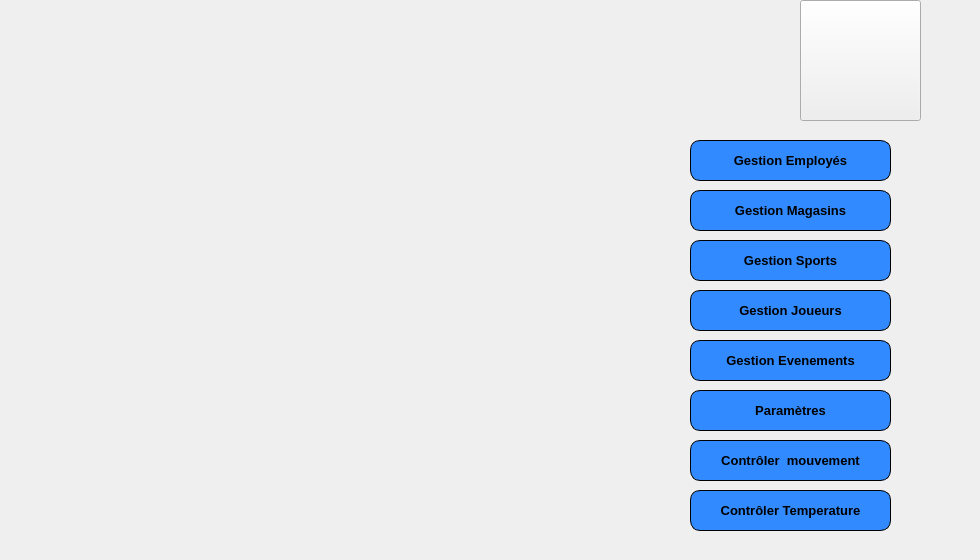
   <widget class="QWidget" name="page">
    <widget class="QLabel" name="label_66">
     <property name="geometry">
      <rect>
       <x>0</x>
       <y>0</y>
       <width>971</width>
       <height>121</height>
      </rect>
     </property>
     <property name="text">
      <string/>
     </property>
     <property name="pixmap">
      <pixmap resource="qt.qrc">:/new/prefix1/icons/titre.png</pixmap>
     </property>
    </widget>
    <widget class="QLabel" name="label_67">
     <property name="geometry">
      <rect>
       <x>0</x>
       <y>120</y>
       <width>961</width>
       <height>431</height>
      </rect>
     </property>
     <property name="text">
      <string/>
     </property>
     <property name="pixmap">
      <pixmap resource="qt.qrc">:/new/prefix1/icons/21200220.png</pixmap>
     </property>
    </widget>
    <widget class="QPushButton" name="gestion_employe">
     <property name="geometry">
      <rect>
       <x>690</x>
       <y>140</y>
       <width>201</width>
       <height>41</height>
      </rect>
     </property>
     <property name="font">
      <font>
       <family>Arial</family>
       <pointsize>10</pointsize>
       <weight>75</weight>
       <italic>false</italic>
       <bold>true</bold>
      </font>
     </property>
     <property name="styleSheet">
      <string notr="true">border: 1px solid black;
border-radius: 10px;
padding: 0 8px;
background: #318aff;
font: bold, &quot;Arial&quot;;;
text-align:center;</string>
     </property>
     <property name="text">
      <string>Gestion Employés</string>
     </property>
    </widget>
    <widget class="QPushButton" name="gestion_event">
     <property name="geometry">
      <rect>
       <x>690</x>
       <y>340</y>
       <width>201</width>
       <height>41</height>
      </rect>
     </property>
     <property name="font">
      <font>
       <family>Arial</family>
       <pointsize>10</pointsize>
       <weight>75</weight>
       <italic>false</italic>
       <bold>true</bold>
      </font>
     </property>
     <property name="styleSheet">
      <string notr="true">border: 1px solid black;
border-radius: 10px;
padding: 0 8px;
background: #318aff;
font: bold, &quot;Arial&quot;;;
text-align:center;</string>
     </property>
     <property name="text">
      <string>Gestion Evenements</string>
     </property>
    </widget>
    <widget class="QPushButton" name="gestion_joueur">
     <property name="geometry">
      <rect>
       <x>690</x>
       <y>290</y>
       <width>201</width>
       <height>41</height>
      </rect>
     </property>
     <property name="font">
      <font>
       <family>Arial</family>
       <pointsize>10</pointsize>
       <weight>75</weight>
       <italic>false</italic>
       <bold>true</bold>
      </font>
     </property>
     <property name="styleSheet">
      <string notr="true">border: 1px solid black;
border-radius: 10px;
padding: 0 8px;
background: #318aff;
font: bold, &quot;Arial&quot;;;
text-align:center;</string>
     </property>
     <property name="text">
      <string>Gestion Joueurs</string>
     </property>
    </widget>
    <widget class="QPushButton" name="gestion_sport">
     <property name="geometry">
      <rect>
       <x>690</x>
       <y>240</y>
       <width>201</width>
       <height>41</height>
      </rect>
     </property>
     <property name="font">
      <font>
       <family>Arial</family>
       <pointsize>10</pointsize>
       <weight>75</weight>
       <italic>false</italic>
       <bold>true</bold>
      </font>
     </property>
     <property name="styleSheet">
      <string notr="true">border: 1px solid black;
border-radius: 10px;
padding: 0 8px;
background: #318aff;
font: bold, &quot;Arial&quot;;;
text-align:center;</string>
     </property>
     <property name="text">
      <string>Gestion Sports</string>
     </property>
    </widget>
    <widget class="QPushButton" name="gestion_mag">
     <property name="geometry">
      <rect>
       <x>690</x>
       <y>190</y>
       <width>201</width>
       <height>41</height>
      </rect>
     </property>
     <property name="font">
      <font>
       <family>Arial</family>
       <pointsize>10</pointsize>
       <weight>75</weight>
       <italic>false</italic>
       <bold>true</bold>
      </font>
     </property>
     <property name="styleSheet">
      <string notr="true">border: 1px solid black;
border-radius: 10px;
padding: 0 8px;
background: #318aff;
font: bold, &quot;Arial&quot;;;
text-align:center;</string>
     </property>
     <property name="text">
      <string>Gestion Magasins</string>
     </property>
    </widget>
    <widget class="QPushButton" name="pushButton_3">
     <property name="geometry">
      <rect>
       <x>800</x>
       <y>0</y>
       <width>121</width>
       <height>121</height>
      </rect>
     </property>
     <property name="text">
      <string/>
     </property>
     <property name="icon">
      <iconset resource="projet.qrc">
       <normaloff>:/new/prefix1/icons/icons8_home_48px.png</normaloff>:/new/prefix1/icons/icons8_home_48px.png</iconset>
     </property>
     <property name="iconSize">
      <size>
       <width>2000</width>
       <height>700</height>
      </size>
     </property>
    </widget>
    <widget class="QPushButton" name="controleAcces">
     <property name="geometry">
      <rect>
       <x>690</x>
       <y>440</y>
       <width>201</width>
       <height>41</height>
      </rect>
     </property>
     <property name="font">
      <font>
       <family>Arial</family>
       <pointsize>10</pointsize>
       <weight>75</weight>
       <italic>false</italic>
       <bold>true</bold>
      </font>
     </property>
     <property name="styleSheet">
      <string notr="true">border: 1px solid black;
border-radius: 10px;
padding: 0 8px;
background: #318aff;
font: bold, &quot;Arial&quot;;;
text-align:center;</string>
     </property>
     <property name="text">
      <string>Contrôler  mouvement</string>
     </property>
    </widget>
    <widget class="QPushButton" name="setting">
     <property name="geometry">
      <rect>
       <x>690</x>
       <y>390</y>
       <width>201</width>
       <height>41</height>
      </rect>
     </property>
     <property name="font">
      <font>
       <family>Arial</family>
       <pointsize>10</pointsize>
       <weight>75</weight>
       <italic>false</italic>
       <bold>true</bold>
      </font>
     </property>
     <property name="styleSheet">
      <string notr="true">border: 1px solid black;
border-radius: 10px;
padding: 0 8px;
background: #318aff;
font: bold, &quot;Arial&quot;;;
text-align:center;</string>
     </property>
     <property name="text">
      <string>Paramètres</string>
     </property>
    </widget>
    <widget class="QPushButton" name="controleTEMP">
     <property name="geometry">
      <rect>
       <x>690</x>
       <y>490</y>
       <width>201</width>
       <height>41</height>
      </rect>
     </property>
     <property name="font">
      <font>
       <family>Arial</family>
       <pointsize>10</pointsize>
       <weight>75</weight>
       <italic>false</italic>
       <bold>true</bold>
      </font>
     </property>
     <property name="styleSheet">
      <string notr="true">border: 1px solid black;
border-radius: 10px;
padding: 0 8px;
background: #318aff;
font: bold, &quot;Arial&quot;;;
text-align:center;</string>
     </property>
     <property name="text">
      <string>Contrôler Temperature</string>
     </property>
    </widget>
   </widget>
